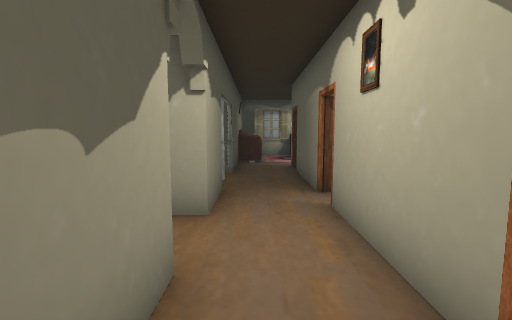
view 1 (above)

16 first-person views from a walk through a 3-D level made in the Unity game engine. The camera is 1.4 m above the floor, tilts 6° down and sees 85° across. The floor is counted in squares, 1 m on a side. Each view is taken from the middle of a square. On the plan, view 1 faces up. The plan holds only what a view shows up to about 14 squares ahead; the rest is blank. The place goes on beyond the plan. The player character is not drawn. Door leaves are left out, so doorways stand open. Some surface patterns are stand-ins.

view 2
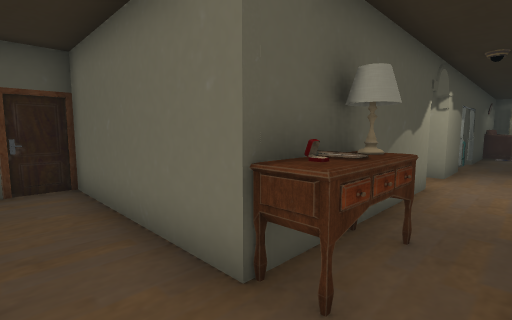

view 3
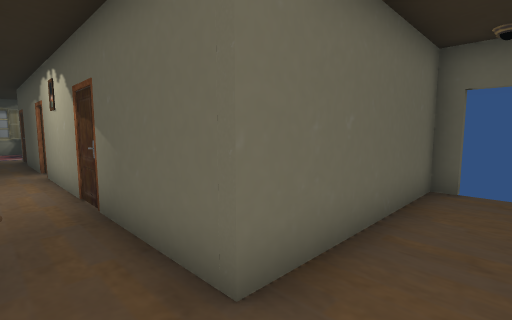

view 4
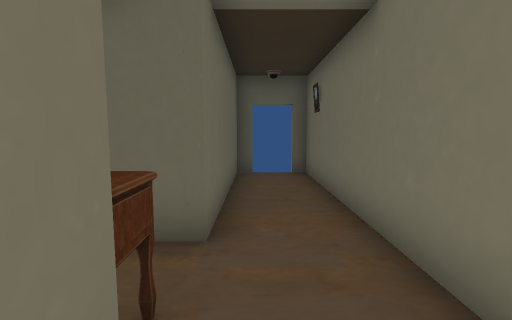

view 5
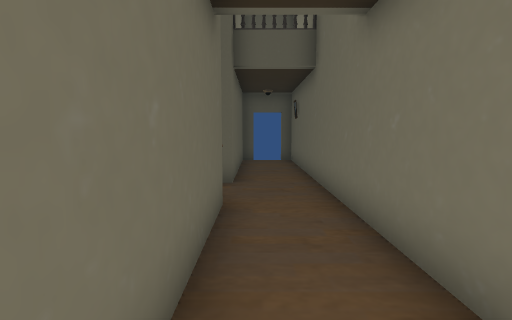

view 6
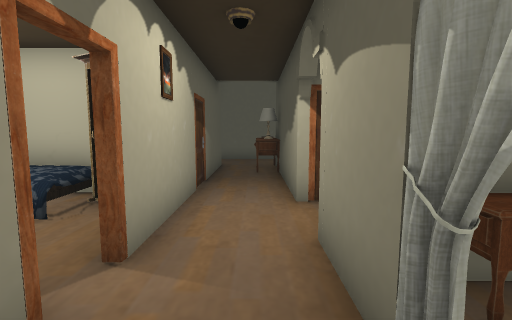

view 7
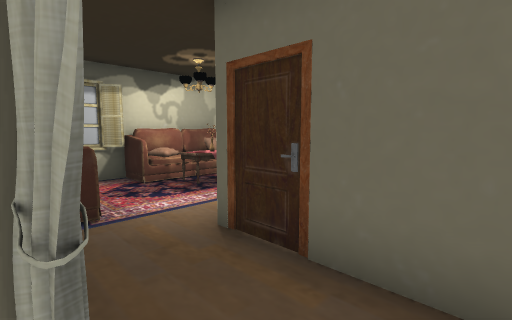

view 8
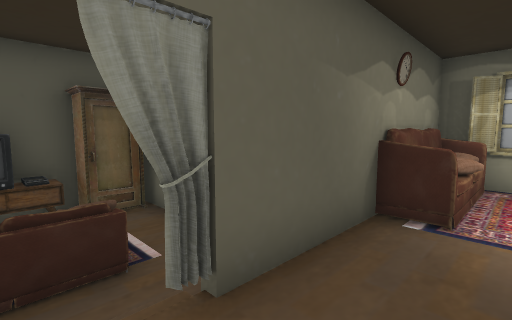

view 9
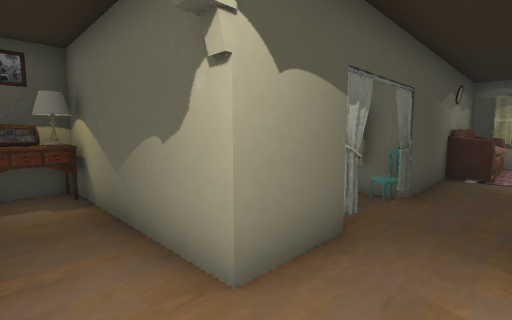

view 10
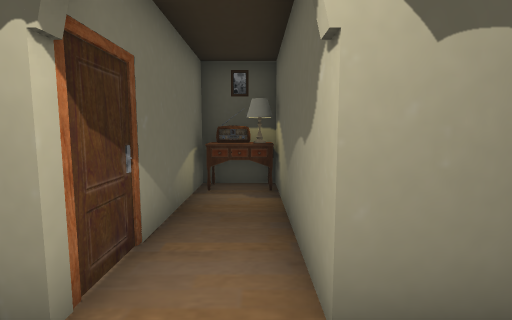

view 11
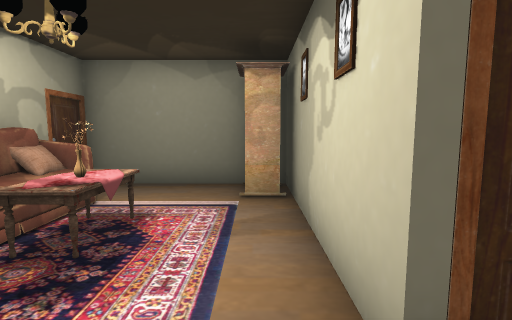

view 12
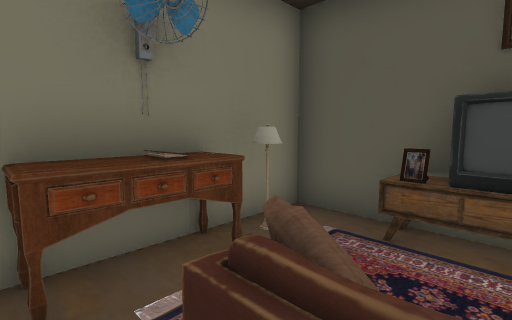

view 13
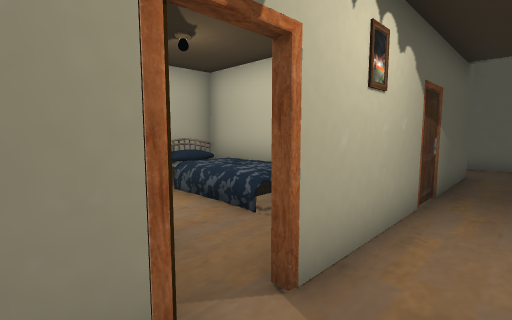

view 14
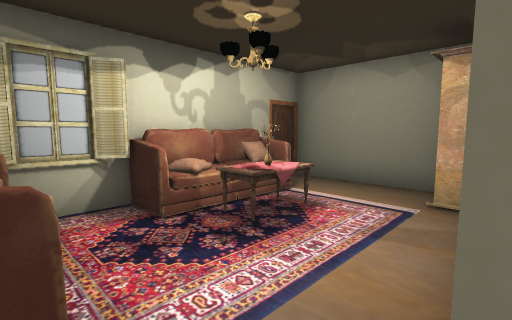

view 15
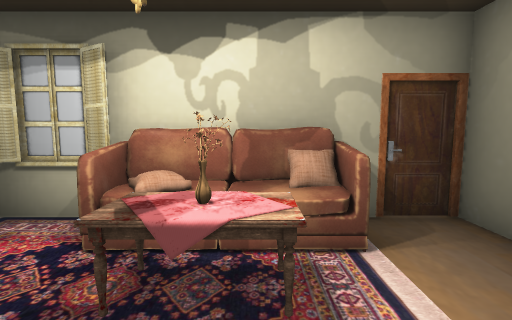

view 16
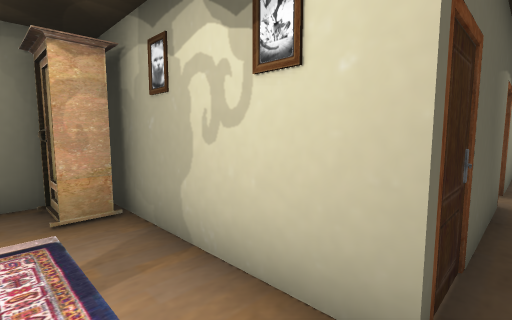

### Floor plan
Key: @ floor where view 1 was taken; # wall or solid block; x gap in a wall; . main floor; - floor 0.5 m lower than the main floor; / step, stairs or slope; D open door; = window, fence, low wall or low ledge; ^ raised ledge; O other object.
Columns run from 7 left of view 1 to 8 right of it. Each row starts with its distance up from view 1.
 17        ########
 16       ###OOOO.#
 15       #O OOOO.#
 14       #O  OO..#
 13       #O.   ..#
 12       #......OO
 11  ######..######
 10  O   O#..#
  9  O  O #..#
  8  O  O-/..#
  7 #O  O #..#
  6 ## OO #..O
  5 ##OOO##..x..
  4 #O..O....#==..
  3 #O.......OO^^^^
  2   #####..# ^^^^
  1       #..#
  0       #@.#
 -1       #O.#
 -2       #O.#
 -3 #######O.#######
 -4 #.............DD
 -5 #.............DD
 -6    #############

Where each view was taken, in squares from view 1:
view 1: 0 up, 0 right, facing up
view 2: 5 down, 1 right, facing up-left
view 3: 5 down, 0 right, facing up-right
view 4: 4 down, 2 left, facing right
view 5: 4 down, 6 left, facing right
view 6: 8 up, 0 right, facing down
view 7: 8 up, 1 left, facing up-right
view 8: 8 up, 1 right, facing up-left
view 9: 3 up, 1 right, facing up-left
view 10: 4 up, 1 right, facing left
view 11: 12 up, 0 right, facing right
view 12: 8 up, 2 left, facing down-left
view 13: 7 up, 0 right, facing down-right
view 14: 11 up, 0 right, facing up-right
view 15: 12 up, 4 right, facing up
view 16: 13 up, 1 right, facing down-right
